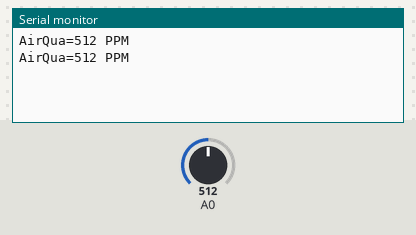
A sketch run on a simulated Arduino Nano, built with avr-gcc and run on an emulated ATmega328P. Shown: the last lines printed to the serial monitor. The test bench sets the inputs (shaded band); at power-on: A0 = 512.

Above: at 10.8 s.
10.9 s: A0 set to 716
At 20.7 s:
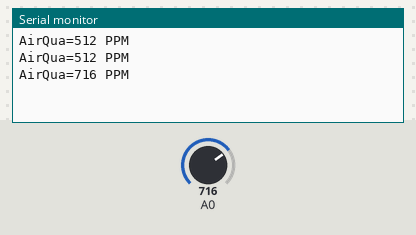
20.9 s: A0 set to 900
At 30.7 s:
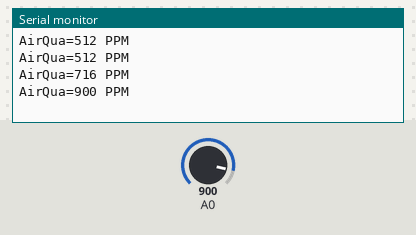
Timing chart, 0 to 32.2 s (numbered marks = the images above; inputs shaded):
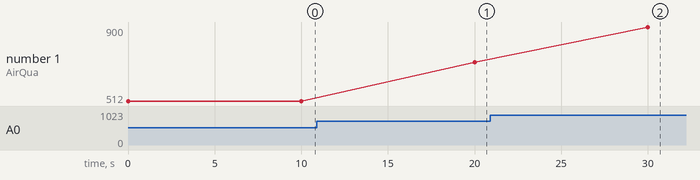

Measured:
- after the input at 10.9 s, the serial monitor: prints a new line after 9.1 s (image 1)
- after the input at 20.9 s, the serial monitor: prints a new line after 9.1 s (image 2)
- plotted number 1: 512 → 716 after the input at 10.9 s, 716 → 900 after the input at 20.9 s

The sketch:

airQuality.ino
```cpp
int sensorValue;
const int rs = 12, en = 11, d4 = 5, d5 = 4, d6 = 3, d7 = 2;

void setup(){
Serial.begin(9600);                            // sets the serial port to 9600
 }
void loop(){sensorValue = analogRead(A0);       // read analog input pin a3
Serial.print("AirQua=");
Serial.print(sensorValue, DEC);               // prints the value read
Serial.println(" PPM");

delay(10000);                                   // wait 100ms for next reading
}
```
